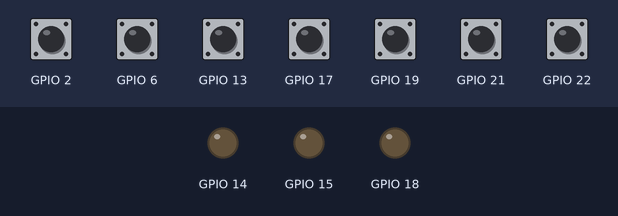
Bench run of a program on a simulated Raspberry Pi (BCM pin numbers). Shown: output pins drawn as LEDs (lit = HIGH). Inputs (shaded band) come from the test bench; at power-on: GPIO 2, GPIO 6, GPIO 13, GPIO 17, GPIO 19, GPIO 21, GPIO 22 HIGH. The clock reads 2024-03-15 10:24:30 at power-on unless the program sets it; web requests get an empty 200 reply after 0.4 s; threads take turns every 2 ms; library files of the repository ran but are not shown: rotary_encoder.py; what the program prints to the terminal is not drawn.

Above: at 1.2 s.
1.3 s: GPIO 2 pulled LOW for 0.15 s
At 2.5 s:
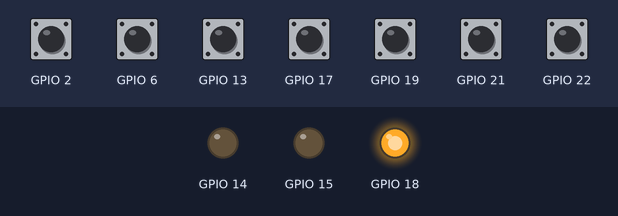
4.2 s: GPIO 6 pulled LOW for 0.15 s
At 5.56 s:
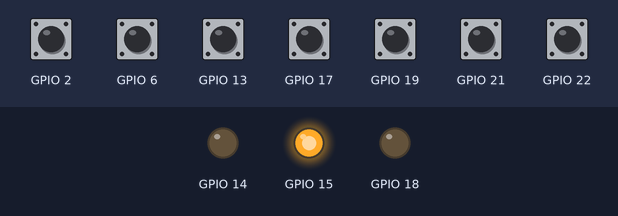
6.8 s: GPIO 13 pulled LOW for 0.15 s
At 9.0 s:
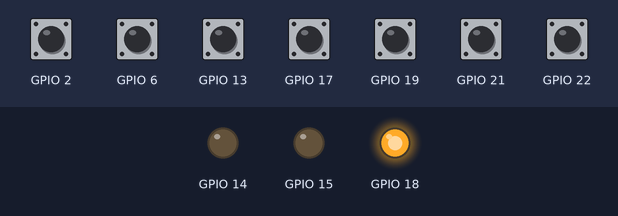
9.4 s: GPIO 17 pulled LOW for 0.15 s
At 9.6 s:
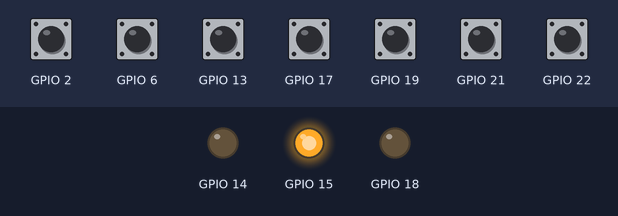
11.0 s: GPIO 19 pulled LOW for 0.15 s
At 12.2 s:
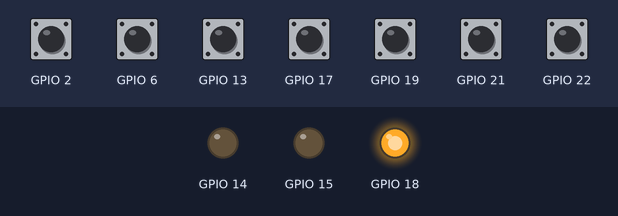
12.6 s: GPIO 22 pulled LOW for 0.15 s
At 14.5 s:
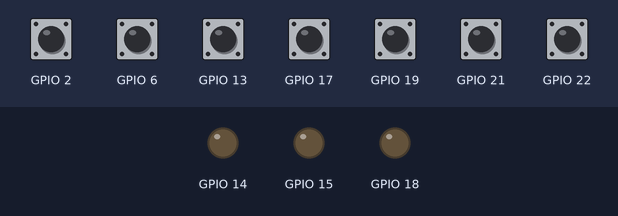
Timing chart, 0 to 15.2 s (numbered marks = the images above; inputs shaded):
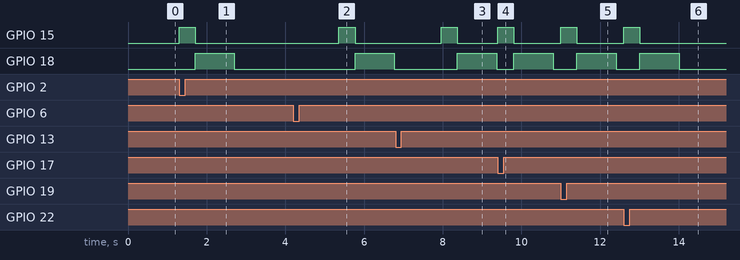

The program:

kitchen_cli.py
```python
#!/usr/bin/env python3

import logging
from src.remote_process import run_remote
from src.configs.kitchen import KitchenConfig


log = logging.getLogger(__name__)


def main():
    log.info('Starting kitchen ...')
    run_remote(KitchenConfig)

if __name__ == '__main__':
    main()
```

remote_process.py
```python
import logging
from .rufus_client import RufusClient
from .pi_client import PiClient
from .arg_parser import create_argparser
from .utils import get_log_level


log = logging.getLogger(__name__)


def run_remote(config_class):
    arg_parser = create_argparser()
    args = arg_parser.parse_args()
    log_level = get_log_level(args.debug)
    logging.basicConfig(level=log_level)
    log.info(f'Set log_level to {log_level}')
    rufus_client = RufusClient(ip=args.ip)
    living_room_config = config_class()
    pi_client = PiClient(rufus_client, living_room_config, debug=args.debug, reverse_rotary_encoder=args.reverse_rotary_encoder)
    # run as well
    pi_client.run()
```

kitchen.py
```python
from ..controller_config import ControllerConfig
from ..activities import ActivityName
from ..constants import Constants

class KitchenConfig(ControllerConfig):

    @property
    def has_traffic_lights(self):
        return True

    @property
    def traffic_lights_pins(self):
        return list([
            Constants.RED_LED_PIN, Constants.AMBER_LED_PIN, Constants.GREEN_LED_PIN
        ])

    @property
    def has_volume_rotary_encoder(self):
        return True

    @property
    def volume_rotary_encoder_pins(self):
        return list([
            Constants.ROTARY_RED_WIRE_PIN, Constants.ROTARY_YELLOW_WIRE_PIN, Constants.ROTARY_BLUE_WIRE_PIN
        ])

    @property
    def has_volume_domain_switch(self):
        return True

    @property
    def volume_domain_switch_pins(self):
        return list([
            Constants.GREEN_VOLUME_DOMAIN_WIRE_PIN
        ])

    @property
    def local_volume_activity_name(self):
        return ActivityName.KITCHEN_VOLUME_ADJUSTMENT

    @property
    def local_mute_activity_name(self):
        return ActivityName.KITCHEN_MUTE_TOGGLE

    @property
    def activities(self):
        return {
            ActivityName.ALL_OFF: Constants.BLUE_WIRE_PIN,
            ActivityName.VINYL: Constants.RED_WIRE_PIN,
            ActivityName.BEDTIME: Constants.YELLOW_WIRE_PIN,
        }
```

rufus_client.py
```python
from urllib import parse
import requests
import logging
from time import sleep
from .version import version
from .constants import Constants
from .activities import Activities


log = logging.getLogger(__name__)


class RufusClient(object):
    def __init__(self, ip=Constants.DEFAULT_IP):
        log.info(f'Setting ip to {ip}')
        self.ip = ip

    @property
    def base_url(self):
        return self.ip

    def get_url(self, activity_name, custom_value=None):
        base_url = self.base_url
        log.info(f'base_url: {base_url}')
        activity_url = Activities.get_activity_url_suffix(activity_name)
        log.info(f'activity_url: {activity_url}')
        if custom_value:
            activity_url = activity_url.format(value=custom_value)
            log.info(f'with custom_value: {activity_url}')
        final = parse.urljoin(base_url, activity_url)
        log.info(f'final: {final}')
        return final

    def request_activity(self, activity_name, custom_value=None):
        url = self.get_url(activity_name, custom_value=custom_value)
        log.info(url)
        log.info(f'Perform activity: {activity_name} with url => {url}')
        headers = {
            'user-agent': f'rufus-raspberry/{version}',
            'content-type': 'application/json',
        }
        activity_method = self.get_activity_method(activity_name)
        return requests.request(activity_method, url, headers=headers)

    def get_activity_method(self, activity_name):
        return Activities.get_activity_method(activity_name)

    def perform_perform_full_activity(self, activity_name, custom_value=None, debug=False, traffic_lights=None):
        if traffic_lights:
            traffic_lights.amber.on()
            traffic_lights.green.off()
            traffic_lights.red.off()
        log.info(f'Intending to perform activity: {activity_name.value}')
        if custom_value:
            log.info(f'... with custom_value: {custom_value}')
        if debug:
            log.warning(f'In debug mode, no HTTP requests, just logging, taking the poison pill ...')
            return
        response = self.request_activity(activity_name.value, custom_value=custom_value)
        if not traffic_lights:
            return response
        log.debug(f'Activating traffic lights')
        if response.status_code == 200:
            traffic_lights.amber.off()
            traffic_lights.green.on()
            traffic_lights.red.off()
        else:
            traffic_lights.amber.off()
            traffic_lights.green.off()
            traffic_lights.red.on()
        sleep(1)
        traffic_lights.amber.off()
        traffic_lights.green.off()
        traffic_lights.red.off()
        return response

    def get_request_activity_button_func(self, activity_name, debug=False, traffic_lights=None):
        def dynamic_func():
            return self.perform_perform_full_activity(activity_name, debug=debug, traffic_lights=traffic_lights)
        return dynamic_func
```

pi_client.py
```python
import logging
from gpiozero import Button, TrafficLights
from signal import pause
from .constants import Constants
from .rotary_encoder import RotaryEncoderClickable
from .activities import ActivityName
from .simple_volume_adjuster import SimpleVolumeAdjuster, VolumeDomain


log = logging.getLogger(__name__)


class PiClient(object):
    def __init__(self, rufus_client, config, debug=False, reverse_rotary_encoder=False):
        self.debug = debug
        self.rufus_client = rufus_client
        self.config = config
        self.reverse_rotary_encoder = reverse_rotary_encoder
        # set up leds first because we pass them to buttons
        self.traffic_lights = None
        if self.config.has_traffic_lights:
            self._set_up_traffic_lights()
        self.buttons = {}
        self._set_up_buttons()
        if self.config.has_volume_rotary_encoder:
            log.info('set up volume rotary encoder!')
            self._set_up_volume_rotary_encoder()
            self.volume_adjuster = SimpleVolumeAdjuster(self.rufus_client, self.config.local_volume_activity_name, self.config.local_mute_activity_name, debug=debug, traffic_lights=self.traffic_lights, reverse_rotary_encoder=self.reverse_rotary_encoder)
        if self.config.has_volume_domain_switch:
            log.info('set up volume domain switch!')
            self._set_up_volume_domain_switch()

    def _set_up_traffic_lights(self):
        self.traffic_lights = TrafficLights(*self.config.traffic_lights_pins)

    def _set_up_volume_domain_switch(self):
        self.volume_domain_switch = Button(*self.config.volume_domain_switch_pins)

    def _set_up_buttons(self):
        # for activity_name in list(ActivityName):
        for activity_name, pin in self.config.activities.items():
            button = Button(pin, bounce_time=Constants.DEFAULT_BOUNCE_TIME)
            button.when_pressed = self.rufus_client.get_request_activity_button_func(activity_name, debug=self.debug,
                                                                                     traffic_lights=self.traffic_lights)
            self.buttons[activity_name] = button

    def get_volume_domain_switch_state(self):
        if not self.config.has_volume_domain_switch:
            return None
        return self.volume_domain_switch.value

    def current_volume_domain(self):
        return VolumeDomain(self.get_volume_domain_switch_state())

    def rotary_encoder_rotated(self, value):
        # proposal! turning this will start a timer that collects clicks for 2 seconds, after 2 second, it fires off an async volume request
        # stopgap idea: only perform call if the dial hasn't spun for a full second? (Could lower by 2 as a compromise)
        # this is slowing things down!
        # look here! https://stackoverflow.com/questions/24687061/can-i-somehow-share-an-asynchronous-queue-with-a-subprocess
        log.warning(f'(value: {value}) current rotary encoder => {self.volume_rotary_encoder}')
        current_volume_domain = self.current_volume_domain()
        log.info(f'!!!!!!!! Current volume domain: {current_volume_domain}, now adjust volume ...')
        self.volume_adjuster.add_event(value, domain=current_volume_domain)

    def rotary_encoder_button_pressed(self):
        current_volume_domain = self.current_volume_domain()
        log.info(f'$$$$$$$$ Current volume domain: {current_volume_domain}, now toggling mute ...')
        self.volume_adjuster.toggle_mute(domain=current_volume_domain)

    def _set_up_volume_rotary_encoder(self):
        log.info(f'using config values: {self.config.volume_rotary_encoder_pins}')
        if self.debug:
            log.debug('Skipping set up of rotary encoder during debug')
            return
        self.volume_rotary_encoder = RotaryEncoderClickable(*self.config.volume_rotary_encoder_pins)
        self.volume_rotary_encoder.when_rotated = self.rotary_encoder_rotated
        self.volume_rotary_encoder.when_pressed = self.rotary_encoder_button_pressed

    def turn_off_traffic_lights(self):
        if self.config.has_traffic_lights:
            self.traffic_lights.amber.off()
            self.traffic_lights.green.off()
            self.traffic_lights.red.off()

    def run(self):
        log.info('Start running ...')
        pause()
```

arg_parser.py
```python
import argparse
from .version import version
from .constants import Constants
from .activities import Activities

def create_argparser(include_activity_choices=False):
    parser = argparse.ArgumentParser(description='Pure python Raspberry Pi client for triggering Rufus activities.')
    parser.add_argument('--ip', type=str, default=Constants.DEFAULT_IP,
                        help='IP of Rufus server')
    parser.add_argument('--reverse-rotary-encoder', action='store_true',
                        help='Reverse rotary encoder flag (in case of weird install).')
    if include_activity_choices:
        parser.add_argument('activity', choices=Activities.all_activity_names(),
                            help='Activity for Rufus to execute')
    parser.add_argument('--debug', '-d', action='store_true', help='Turn on the debug flag (will ensure Raspberry Pi only logs')
    parser.add_argument('--version', action='version', version=version)
    return parser
```

utils.py
```python
import logging
from enum import Enum
from .constants import Constants


log = logging.getLogger(__name__)


def get_log_level(debug=False):
    if debug:
        return logging.DEBUG
    return Constants.DEFAULT_LOG_LEVEL

class HTTPRequestMethod(Enum):
    GET = 'GET'
    PATCH = 'PATCH'
```

version.py
```python
version = '0.10.2'
```

constants.py
```python
import logging


log = logging.getLogger(__name__)


class Constants(object):
    DEFAULT_IP = 'http://10.0.1.104:5000'

    BLUE_WIRE_PIN = 2
    GREEN_WIRE_PIN = 4
    RED_WIRE_PIN = 17
    YELLOW_WIRE_PIN = 22
    ORANGE_WIRE_PIN = 10
    BROWN_WIRE_PIN = 11
    WHITE_WIRE_PIN = 5

    # LEDs
    RED_LED_PIN = 14
    AMBER_LED_PIN = 15
    GREEN_LED_PIN = 18

    # Rotary Encoder
    ROTARY_RED_WIRE_PIN = 6
    ROTARY_YELLOW_WIRE_PIN = 13
    ROTARY_BLUE_WIRE_PIN = 19

    # Volume domain switch
    GREEN_VOLUME_DOMAIN_WIRE_PIN = 21

    DEFAULT_LOG_LEVEL = logging.INFO

    # turns out this needs to be `None`?
    # https://github.com/gpiozero/gpiozero/issues/550
    DEFAULT_BOUNCE_TIME = None
```

activities.py
```python
import logging
from dataclasses import dataclass
from enum import Enum
from .utils import HTTPRequestMethod


log = logging.getLogger(__name__)


@dataclass
class Activity:
    name: str
    url: str
    method: str = HTTPRequestMethod.GET.value


class ActivityName(Enum):
    ALL_OFF = 'all-off'
    APPLE_TV = 'apple-tv'
    VINYL = 'vinyl'
    BEDTIME = 'bedtime'
    LEAVE_ALBION = 'leave-albion'
    WELCOME_HOME = 'welcome-home'
    NIGHTLY_MOVIE = 'nightly-movie'
    WORK_FROM_HOME = 'work-from-home'
    YOGA = 'yoga'
    MASTER_VOLUME_UP = 'master-volume-up'
    MASTER_VOLUME_DOWN = 'master-volume-down'
    MASTER_TOGGLE_MUTE = 'master-toggle-mute'
    LIVING_ROOM_VOLUME_ADJUSTMENT = 'living-room-volume-adjustment'
    DINING_ROOM_VOLUME_ADJUSTMENT = 'dining-room-volume-adjustment'
    KITCHEN_VOLUME_ADJUSTMENT = 'kitchen-volume-adjustment'
    GLOBAL_VOLUME_ADJUSTMENT = 'global-volume-adjustment'
    LIVING_ROOM_MUTE_TOGGLE = 'living-room-mute-toggle'
    DINING_ROOM_MUTE_TOGGLE = 'dining-room-mute-toggle'
    KITCHEN_MUTE_TOGGLE = 'kitchen-mute-toggle'
    GLOBAL_MUTE_TOGGLE = 'global-mute-toggle'


class Activities(object):
    @classmethod
    def all_activity_names(cls):
        return cls.ACTIVITIES.keys()

    @classmethod
    def all_activities(cls):
        return cls.ACTIVITIES.values()

    @classmethod
    def get_activity_url_suffix(cls, activity_name):
        return cls.get_activity(activity_name).url

    @classmethod
    def get_activity_method(cls, activity_name_string):
        return cls.get_activity(activity_name_string).method

    @classmethod
    def get_activity(cls, activity_name):
        return cls.ACTIVITIES[activity_name]

    ACTIVITIES = {
        ActivityName.ALL_OFF.value: Activity(name=ActivityName.ALL_OFF.value, url='api/v1/activities/all-off?kitchen=0&dining_room=0'),
        ActivityName.APPLE_TV.value: Activity(name=ActivityName.APPLE_TV.value, url='api/v1/activities/apple-tv'),
        ActivityName.VINYL.value: Activity(name=ActivityName.VINYL.value, url='api/v1/activities/vinyl?kitchen=1&dining_room=1'),
        ActivityName.BEDTIME.value: Activity(name=ActivityName.BEDTIME.value, url='api/v1/activities/bedtime?kitchen=0&dining_room=0'),
        ActivityName.LEAVE_ALBION.value: Activity(name=ActivityName.LEAVE_ALBION.value,
                                             url='api/v1/activities/leave?kitchen=0&dining_room=0'),
        ActivityName.WELCOME_HOME.value: Activity(name=ActivityName.WELCOME_HOME.value,
                                             url='api/v1/activities/welcome-home'),
        ActivityName.NIGHTLY_MOVIE.value: Activity(name=ActivityName.NIGHTLY_MOVIE.value,
                                             url='api/v1/activities/nightly-movie'),
        ActivityName.WORK_FROM_HOME.value: Activity(name=ActivityName.WORK_FROM_HOME.value,
                                                   url='api/v1/activities/wfh?kitchen=1&dining_room=1'),
        ActivityName.YOGA.value: Activity(name=ActivityName.YOGA.value,
                                                    url='api/v1/activities/yoga?kitchen=0&dining_room=0'),
        ActivityName.MASTER_VOLUME_UP.value: Activity(name=ActivityName.MASTER_VOLUME_UP.value,
                                                    url='api/v1/volume/step/1'),
        ActivityName.MASTER_VOLUME_DOWN.value: Activity(name=ActivityName.MASTER_VOLUME_DOWN.value,
                                                    url='api/v1/volume/step/-1'),
        ActivityName.LIVING_ROOM_VOLUME_ADJUSTMENT.value: Activity(name=ActivityName.LIVING_ROOM_VOLUME_ADJUSTMENT.value,
                                                                   url='api/v1/volume/step/{value}'),
        ActivityName.KITCHEN_VOLUME_ADJUSTMENT.value: Activity(
            name=ActivityName.KITCHEN_VOLUME_ADJUSTMENT.value,
            url='api/v1/volume/zone_name/kitchen/step/{value}'),
        ActivityName.DINING_ROOM_VOLUME_ADJUSTMENT.value: Activity(
            name=ActivityName.DINING_ROOM_VOLUME_ADJUSTMENT.value,
            url='api/v1/volume/zone_name/dining_room/step/{value}'),
        ActivityName.GLOBAL_VOLUME_ADJUSTMENT.value: Activity(
            name=ActivityName.GLOBAL_VOLUME_ADJUSTMENT.value,
            url='api/v1/volume/global/step/{value}'),
        ActivityName.MASTER_TOGGLE_MUTE.value: Activity(name=ActivityName.MASTER_TOGGLE_MUTE.value,
                                                        url='api/v1/volume/mute',
                                                        method=HTTPRequestMethod.PATCH.value),
        ActivityName.LIVING_ROOM_MUTE_TOGGLE.value: Activity(
            name=ActivityName.LIVING_ROOM_MUTE_TOGGLE.value,
            url='api/v1/volume/mute', # works for just main zone
            method=HTTPRequestMethod.PATCH.value),
        ActivityName.KITCHEN_MUTE_TOGGLE.value: Activity(
            name=ActivityName.KITCHEN_MUTE_TOGGLE.value,
            url='api/v1/volume/zone_name/kitchen/toggle-mute',
            method=HTTPRequestMethod.PATCH.value),
        ActivityName.DINING_ROOM_MUTE_TOGGLE.value: Activity(
            name=ActivityName.DINING_ROOM_MUTE_TOGGLE.value,
            url='api/v1/volume/zone_name/dining_room/toggle-mute',
            method=HTTPRequestMethod.PATCH.value),
        ActivityName.GLOBAL_MUTE_TOGGLE.value: Activity(
            name=ActivityName.GLOBAL_MUTE_TOGGLE.value,
            url='api/v1/volume/global/toggle-mute',
            method=HTTPRequestMethod.PATCH.value),
    }
```

Source omitted: simple_volume_adjuster.py (6495 bytes)

Measured:
- after the input at 1.3 s, GPIO 15: LOW → HIGH at once, → LOW 0.41 s later; GPIO 18: LOW → HIGH after 0.41 s, → LOW 1.0 s later
- after the input at 4.2 s, GPIO 15: LOW → HIGH after 1.2 s, → LOW 0.41 s later; GPIO 18: LOW → HIGH after 1.6 s, → LOW 1.0 s later
- after the input at 6.8 s, GPIO 15: LOW → HIGH after 1.2 s, → LOW 0.41 s later; GPIO 18: LOW → HIGH after 1.6 s, → LOW 1.0 s later
- after the input at 9.4 s, GPIO 15: LOW → HIGH at once, → LOW 0.41 s later; GPIO 18: LOW → HIGH after 0.41 s, → LOW 1.0 s later
- after the input at 11.0 s, GPIO 15: LOW → HIGH at once, → LOW 0.41 s later; GPIO 18: LOW → HIGH after 0.41 s, → LOW 1.0 s later
- after the input at 12.6 s, GPIO 15: LOW → HIGH at once, → LOW 0.41 s later; GPIO 18: LOW → HIGH after 0.41 s, → LOW 1.0 s later
